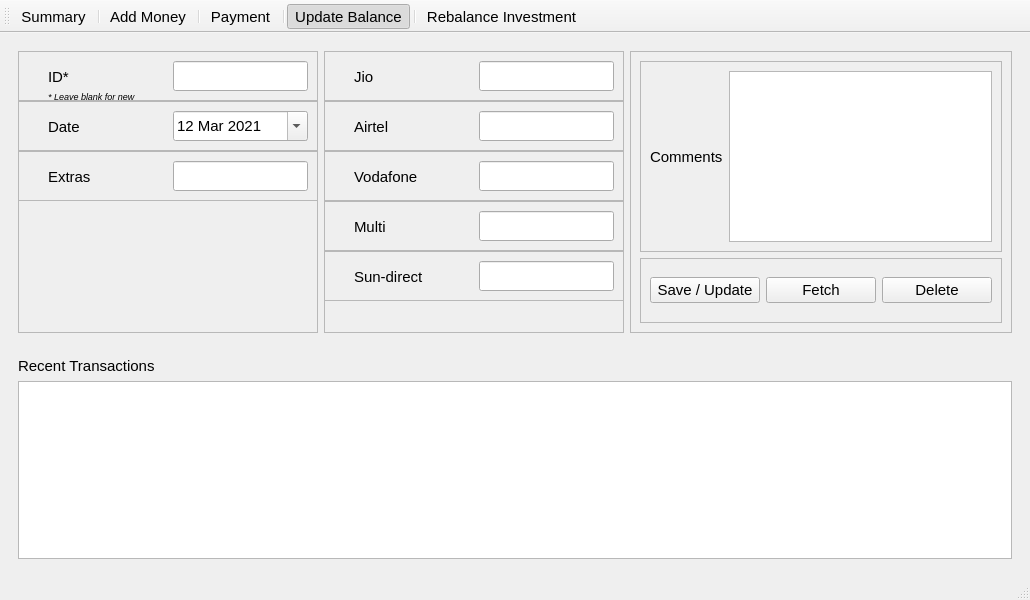
<?xml version="1.0" encoding="UTF-8"?>
<ui version="4.0">
 <class>MainWindow</class>
 <widget class="QMainWindow" name="MainWindow">
  <property name="geometry">
   <rect>
    <x>0</x>
    <y>0</y>
    <width>948</width>
    <height>600</height>
   </rect>
  </property>
  <property name="font">
   <font>
    <family>Segoe UI</family>
    <pointsize>11</pointsize>
   </font>
  </property>
  <property name="windowTitle">
   <string>Mobile Recharge Tracker</string>
  </property>
  <widget class="QWidget" name="centralwidget">
   <layout class="QHBoxLayout" name="horizontalLayout">
    <item>
     <layout class="QVBoxLayout" name="verticalLayout">
      <item>
       <widget class="QWidget" name="wid1_topSection" native="true">
        <property name="sizePolicy">
         <sizepolicy hsizetype="Expanding" vsizetype="Fixed">
          <horstretch>0</horstretch>
          <verstretch>0</verstretch>
         </sizepolicy>
        </property>
        <property name="minimumSize">
         <size>
          <width>0</width>
          <height>300</height>
         </size>
        </property>
        <property name="maximumSize">
         <size>
          <width>16777215</width>
          <height>300</height>
         </size>
        </property>
        <property name="autoFillBackground">
         <bool>false</bool>
        </property>
        <layout class="QHBoxLayout" name="horizontalLayout_2">
         <item>
          <widget class="QFrame" name="frame1_left">
           <property name="sizePolicy">
            <sizepolicy hsizetype="Fixed" vsizetype="Preferred">
             <horstretch>0</horstretch>
             <verstretch>0</verstretch>
            </sizepolicy>
           </property>
           <property name="minimumSize">
            <size>
             <width>300</width>
             <height>0</height>
            </size>
           </property>
           <property name="maximumSize">
            <size>
             <width>300</width>
             <height>16777215</height>
            </size>
           </property>
           <property name="sizeIncrement">
            <size>
             <width>0</width>
             <height>0</height>
            </size>
           </property>
           <property name="frameShape">
            <enum>QFrame::StyledPanel</enum>
           </property>
           <property name="frameShadow">
            <enum>QFrame::Raised</enum>
           </property>
           <widget class="QFrame" name="qf1_ID">
            <property name="geometry">
             <rect>
              <x>0</x>
              <y>0</y>
              <width>300</width>
              <height>50</height>
             </rect>
            </property>
            <property name="sizePolicy">
             <sizepolicy hsizetype="Preferred" vsizetype="Preferred">
              <horstretch>0</horstretch>
              <verstretch>0</verstretch>
             </sizepolicy>
            </property>
            <property name="frameShape">
             <enum>QFrame::StyledPanel</enum>
            </property>
            <property name="frameShadow">
             <enum>QFrame::Raised</enum>
            </property>
            <widget class="QLabel" name="label_ID">
             <property name="geometry">
              <rect>
               <x>30</x>
               <y>3</y>
               <width>120</width>
               <height>45</height>
              </rect>
             </property>
             <property name="text">
              <string>ID*</string>
             </property>
            </widget>
            <widget class="QLineEdit" name="lineEdit_ID">
             <property name="geometry">
              <rect>
               <x>155</x>
               <y>10</y>
               <width>135</width>
               <height>30</height>
              </rect>
             </property>
            </widget>
            <widget class="QLabel" name="label_ID_2">
             <property name="geometry">
              <rect>
               <x>30</x>
               <y>30</y>
               <width>120</width>
               <height>30</height>
              </rect>
             </property>
             <property name="font">
              <font>
               <pointsize>7</pointsize>
               <italic>true</italic>
              </font>
             </property>
             <property name="text">
              <string>* Leave blank for new</string>
             </property>
            </widget>
           </widget>
           <widget class="QFrame" name="qf2_Date">
            <property name="geometry">
             <rect>
              <x>0</x>
              <y>50</y>
              <width>300</width>
              <height>50</height>
             </rect>
            </property>
            <property name="sizePolicy">
             <sizepolicy hsizetype="Preferred" vsizetype="Preferred">
              <horstretch>0</horstretch>
              <verstretch>0</verstretch>
             </sizepolicy>
            </property>
            <property name="frameShape">
             <enum>QFrame::StyledPanel</enum>
            </property>
            <property name="frameShadow">
             <enum>QFrame::Raised</enum>
            </property>
            <widget class="QLabel" name="alabel_Date">
             <property name="geometry">
              <rect>
               <x>30</x>
               <y>3</y>
               <width>120</width>
               <height>45</height>
              </rect>
             </property>
             <property name="text">
              <string>Date</string>
             </property>
            </widget>
            <widget class="QDateEdit" name="dateEdit">
             <property name="geometry">
              <rect>
               <x>155</x>
               <y>10</y>
               <width>135</width>
               <height>30</height>
              </rect>
             </property>
             <property name="sizePolicy">
              <sizepolicy hsizetype="Expanding" vsizetype="Fixed">
               <horstretch>0</horstretch>
               <verstretch>0</verstretch>
              </sizepolicy>
             </property>
             <property name="dateTime">
              <datetime>
               <hour>0</hour>
               <minute>0</minute>
               <second>0</second>
               <year>2021</year>
               <month>3</month>
               <day>12</day>
              </datetime>
             </property>
             <property name="minimumDate">
              <date>
               <year>2020</year>
               <month>1</month>
               <day>1</day>
              </date>
             </property>
             <property name="calendarPopup">
              <bool>true</bool>
             </property>
            </widget>
           </widget>
           <widget class="QFrame" name="qf3_Extra">
            <property name="geometry">
             <rect>
              <x>0</x>
              <y>100</y>
              <width>300</width>
              <height>50</height>
             </rect>
            </property>
            <property name="sizePolicy">
             <sizepolicy hsizetype="Preferred" vsizetype="Preferred">
              <horstretch>0</horstretch>
              <verstretch>0</verstretch>
             </sizepolicy>
            </property>
            <property name="frameShape">
             <enum>QFrame::StyledPanel</enum>
            </property>
            <property name="frameShadow">
             <enum>QFrame::Raised</enum>
            </property>
            <widget class="QLabel" name="label_Extra">
             <property name="geometry">
              <rect>
               <x>30</x>
               <y>3</y>
               <width>120</width>
               <height>45</height>
              </rect>
             </property>
             <property name="text">
              <string>Extras</string>
             </property>
            </widget>
            <widget class="QLineEdit" name="lineEdit_Extra">
             <property name="geometry">
              <rect>
               <x>155</x>
               <y>10</y>
               <width>135</width>
               <height>30</height>
              </rect>
             </property>
            </widget>
           </widget>
          </widget>
         </item>
         <item>
          <widget class="QFrame" name="frame1_left_2">
           <property name="sizePolicy">
            <sizepolicy hsizetype="Fixed" vsizetype="Preferred">
             <horstretch>0</horstretch>
             <verstretch>0</verstretch>
            </sizepolicy>
           </property>
           <property name="minimumSize">
            <size>
             <width>300</width>
             <height>0</height>
            </size>
           </property>
           <property name="maximumSize">
            <size>
             <width>300</width>
             <height>16777215</height>
            </size>
           </property>
           <property name="sizeIncrement">
            <size>
             <width>0</width>
             <height>0</height>
            </size>
           </property>
           <property name="frameShape">
            <enum>QFrame::StyledPanel</enum>
           </property>
           <property name="frameShadow">
            <enum>QFrame::Raised</enum>
           </property>
           <widget class="QFrame" name="qf1_Jio">
            <property name="geometry">
             <rect>
              <x>0</x>
              <y>0</y>
              <width>300</width>
              <height>50</height>
             </rect>
            </property>
            <property name="sizePolicy">
             <sizepolicy hsizetype="Preferred" vsizetype="Preferred">
              <horstretch>0</horstretch>
              <verstretch>0</verstretch>
             </sizepolicy>
            </property>
            <property name="frameShape">
             <enum>QFrame::StyledPanel</enum>
            </property>
            <property name="frameShadow">
             <enum>QFrame::Raised</enum>
            </property>
            <widget class="QLabel" name="label_Jio">
             <property name="geometry">
              <rect>
               <x>30</x>
               <y>3</y>
               <width>120</width>
               <height>45</height>
              </rect>
             </property>
             <property name="text">
              <string>Jio</string>
             </property>
            </widget>
            <widget class="QLineEdit" name="lineEdit_Jio">
             <property name="geometry">
              <rect>
               <x>155</x>
               <y>10</y>
               <width>135</width>
               <height>30</height>
              </rect>
             </property>
            </widget>
           </widget>
           <widget class="QFrame" name="qf2_Airtel">
            <property name="geometry">
             <rect>
              <x>0</x>
              <y>50</y>
              <width>300</width>
              <height>50</height>
             </rect>
            </property>
            <property name="sizePolicy">
             <sizepolicy hsizetype="Preferred" vsizetype="Preferred">
              <horstretch>0</horstretch>
              <verstretch>0</verstretch>
             </sizepolicy>
            </property>
            <property name="frameShape">
             <enum>QFrame::StyledPanel</enum>
            </property>
            <property name="frameShadow">
             <enum>QFrame::Raised</enum>
            </property>
            <widget class="QLabel" name="label_Airtel">
             <property name="geometry">
              <rect>
               <x>30</x>
               <y>3</y>
               <width>120</width>
               <height>45</height>
              </rect>
             </property>
             <property name="text">
              <string>Airtel</string>
             </property>
            </widget>
            <widget class="QLineEdit" name="lineEdit_Airtel">
             <property name="geometry">
              <rect>
               <x>155</x>
               <y>10</y>
               <width>135</width>
               <height>30</height>
              </rect>
             </property>
            </widget>
           </widget>
           <widget class="QFrame" name="qf3_Vodafone">
            <property name="geometry">
             <rect>
              <x>0</x>
              <y>100</y>
              <width>300</width>
              <height>50</height>
             </rect>
            </property>
            <property name="sizePolicy">
             <sizepolicy hsizetype="Preferred" vsizetype="Preferred">
              <horstretch>0</horstretch>
              <verstretch>0</verstretch>
             </sizepolicy>
            </property>
            <property name="frameShape">
             <enum>QFrame::StyledPanel</enum>
            </property>
            <property name="frameShadow">
             <enum>QFrame::Raised</enum>
            </property>
            <widget class="QLabel" name="label_Vodafone">
             <property name="geometry">
              <rect>
               <x>30</x>
               <y>3</y>
               <width>120</width>
               <height>45</height>
              </rect>
             </property>
             <property name="text">
              <string>Vodafone</string>
             </property>
            </widget>
            <widget class="QLineEdit" name="lineEdit_Vodafone">
             <property name="geometry">
              <rect>
               <x>155</x>
               <y>10</y>
               <width>135</width>
               <height>30</height>
              </rect>
             </property>
            </widget>
           </widget>
           <widget class="QFrame" name="qf4_Multi">
            <property name="geometry">
             <rect>
              <x>0</x>
              <y>150</y>
              <width>300</width>
              <height>50</height>
             </rect>
            </property>
            <property name="sizePolicy">
             <sizepolicy hsizetype="Preferred" vsizetype="Preferred">
              <horstretch>0</horstretch>
              <verstretch>0</verstretch>
             </sizepolicy>
            </property>
            <property name="frameShape">
             <enum>QFrame::StyledPanel</enum>
            </property>
            <property name="frameShadow">
             <enum>QFrame::Raised</enum>
            </property>
            <widget class="QLabel" name="label_Multi">
             <property name="geometry">
              <rect>
               <x>30</x>
               <y>3</y>
               <width>120</width>
               <height>45</height>
              </rect>
             </property>
             <property name="text">
              <string>Multi</string>
             </property>
            </widget>
            <widget class="QLineEdit" name="lineEdit_Multi">
             <property name="geometry">
              <rect>
               <x>155</x>
               <y>10</y>
               <width>135</width>
               <height>30</height>
              </rect>
             </property>
            </widget>
           </widget>
           <widget class="QFrame" name="qf5_SunDirect">
            <property name="geometry">
             <rect>
              <x>0</x>
              <y>200</y>
              <width>300</width>
              <height>50</height>
             </rect>
            </property>
            <property name="sizePolicy">
             <sizepolicy hsizetype="Preferred" vsizetype="Preferred">
              <horstretch>0</horstretch>
              <verstretch>0</verstretch>
             </sizepolicy>
            </property>
            <property name="frameShape">
             <enum>QFrame::StyledPanel</enum>
            </property>
            <property name="frameShadow">
             <enum>QFrame::Raised</enum>
            </property>
            <widget class="QLabel" name="label_SunDirect">
             <property name="geometry">
              <rect>
               <x>30</x>
               <y>3</y>
               <width>120</width>
               <height>45</height>
              </rect>
             </property>
             <property name="text">
              <string>Sun-direct</string>
             </property>
            </widget>
            <widget class="QLineEdit" name="lineEdit_SunDirect">
             <property name="geometry">
              <rect>
               <x>155</x>
               <y>10</y>
               <width>135</width>
               <height>30</height>
              </rect>
             </property>
            </widget>
           </widget>
          </widget>
         </item>
         <item>
          <widget class="QFrame" name="frame2_right">
           <property name="frameShape">
            <enum>QFrame::StyledPanel</enum>
           </property>
           <property name="frameShadow">
            <enum>QFrame::Raised</enum>
           </property>
           <layout class="QVBoxLayout" name="verticalLayout_2">
            <item>
             <widget class="QFrame" name="frame">
              <property name="frameShape">
               <enum>QFrame::StyledPanel</enum>
              </property>
              <property name="frameShadow">
               <enum>QFrame::Raised</enum>
              </property>
              <layout class="QHBoxLayout" name="horizontalLayout_5">
               <item>
                <widget class="QLabel" name="label">
                 <property name="text">
                  <string>Comments</string>
                 </property>
                </widget>
               </item>
               <item>
                <widget class="QTextEdit" name="textEdit"/>
               </item>
              </layout>
             </widget>
            </item>
            <item>
             <widget class="QFrame" name="frame_2">
              <property name="sizePolicy">
               <sizepolicy hsizetype="Preferred" vsizetype="Fixed">
                <horstretch>0</horstretch>
                <verstretch>0</verstretch>
               </sizepolicy>
              </property>
              <property name="minimumSize">
               <size>
                <width>0</width>
                <height>65</height>
               </size>
              </property>
              <property name="maximumSize">
               <size>
                <width>16777215</width>
                <height>65</height>
               </size>
              </property>
              <property name="frameShape">
               <enum>QFrame::StyledPanel</enum>
              </property>
              <property name="frameShadow">
               <enum>QFrame::Raised</enum>
              </property>
              <layout class="QHBoxLayout" name="horizontalLayout_4">
               <item>
                <widget class="QPushButton" name="btn1_sav">
                 <property name="sizePolicy">
                  <sizepolicy hsizetype="Minimum" vsizetype="Fixed">
                   <horstretch>0</horstretch>
                   <verstretch>0</verstretch>
                  </sizepolicy>
                 </property>
                 <property name="minimumSize">
                  <size>
                   <width>110</width>
                   <height>0</height>
                  </size>
                 </property>
                 <property name="text">
                  <string>Save / Update</string>
                 </property>
                </widget>
               </item>
               <item>
                <widget class="QPushButton" name="btn2_fetch">
                 <property name="minimumSize">
                  <size>
                   <width>110</width>
                   <height>0</height>
                  </size>
                 </property>
                 <property name="text">
                  <string>Fetch</string>
                 </property>
                </widget>
               </item>
               <item>
                <widget class="QPushButton" name="btn3_delete">
                 <property name="minimumSize">
                  <size>
                   <width>110</width>
                   <height>0</height>
                  </size>
                 </property>
                 <property name="text">
                  <string>Delete</string>
                 </property>
                </widget>
               </item>
               <item>
                <spacer name="horizontalSpacer_2">
                 <property name="orientation">
                  <enum>Qt::Horizontal</enum>
                 </property>
                 <property name="sizeHint" stdset="0">
                  <size>
                   <width>40</width>
                   <height>20</height>
                  </size>
                 </property>
                </spacer>
               </item>
              </layout>
             </widget>
            </item>
           </layout>
          </widget>
         </item>
        </layout>
       </widget>
      </item>
      <item>
       <widget class="QWidget" name="wid2_bottomSection" native="true">
        <layout class="QVBoxLayout" name="verticalLayout_3">
         <item>
          <widget class="QLabel" name="label_2">
           <property name="text">
            <string>Recent Transactions</string>
           </property>
          </widget>
         </item>
         <item>
          <widget class="QTableWidget" name="tableWidget"/>
         </item>
        </layout>
       </widget>
      </item>
     </layout>
    </item>
   </layout>
  </widget>
  <widget class="QStatusBar" name="statusbar"/>
  <widget class="QToolBar" name="toolBar">
   <property name="windowTitle">
    <string>toolBar</string>
   </property>
   <property name="allowedAreas">
    <set>Qt::AllToolBarAreas</set>
   </property>
   <property name="toolButtonStyle">
    <enum>Qt::ToolButtonTextOnly</enum>
   </property>
   <attribute name="toolBarArea">
    <enum>TopToolBarArea</enum>
   </attribute>
   <attribute name="toolBarBreak">
    <bool>false</bool>
   </attribute>
   <addaction name="tool_summary"/>
   <addaction name="separator"/>
   <addaction name="tool_addMoney"/>
   <addaction name="separator"/>
   <addaction name="tool_payment"/>
   <addaction name="separator"/>
   <addaction name="tool_updateBalance"/>
   <addaction name="separator"/>
   <addaction name="tool_rebalanceInvestment"/>
  </widget>
  <action name="tool_addMoney">
   <property name="checkable">
    <bool>true</bool>
   </property>
   <property name="checked">
    <bool>false</bool>
   </property>
   <property name="text">
    <string>Add Money</string>
   </property>
  </action>
  <action name="tool_payment">
   <property name="checkable">
    <bool>true</bool>
   </property>
   <property name="text">
    <string>Payment</string>
   </property>
  </action>
  <action name="tool_updateBalance">
   <property name="checkable">
    <bool>true</bool>
   </property>
   <property name="checked">
    <bool>true</bool>
   </property>
   <property name="text">
    <string>Update Balance</string>
   </property>
  </action>
  <action name="tool_rebalanceInvestment">
   <property name="checkable">
    <bool>true</bool>
   </property>
   <property name="text">
    <string>Rebalance Investment</string>
   </property>
  </action>
  <action name="tool_summary">
   <property name="checkable">
    <bool>true</bool>
   </property>
   <property name="checked">
    <bool>false</bool>
   </property>
   <property name="text">
    <string>Summary</string>
   </property>
  </action>
 </widget>
 <resources/>
 <connections/>
</ui>
